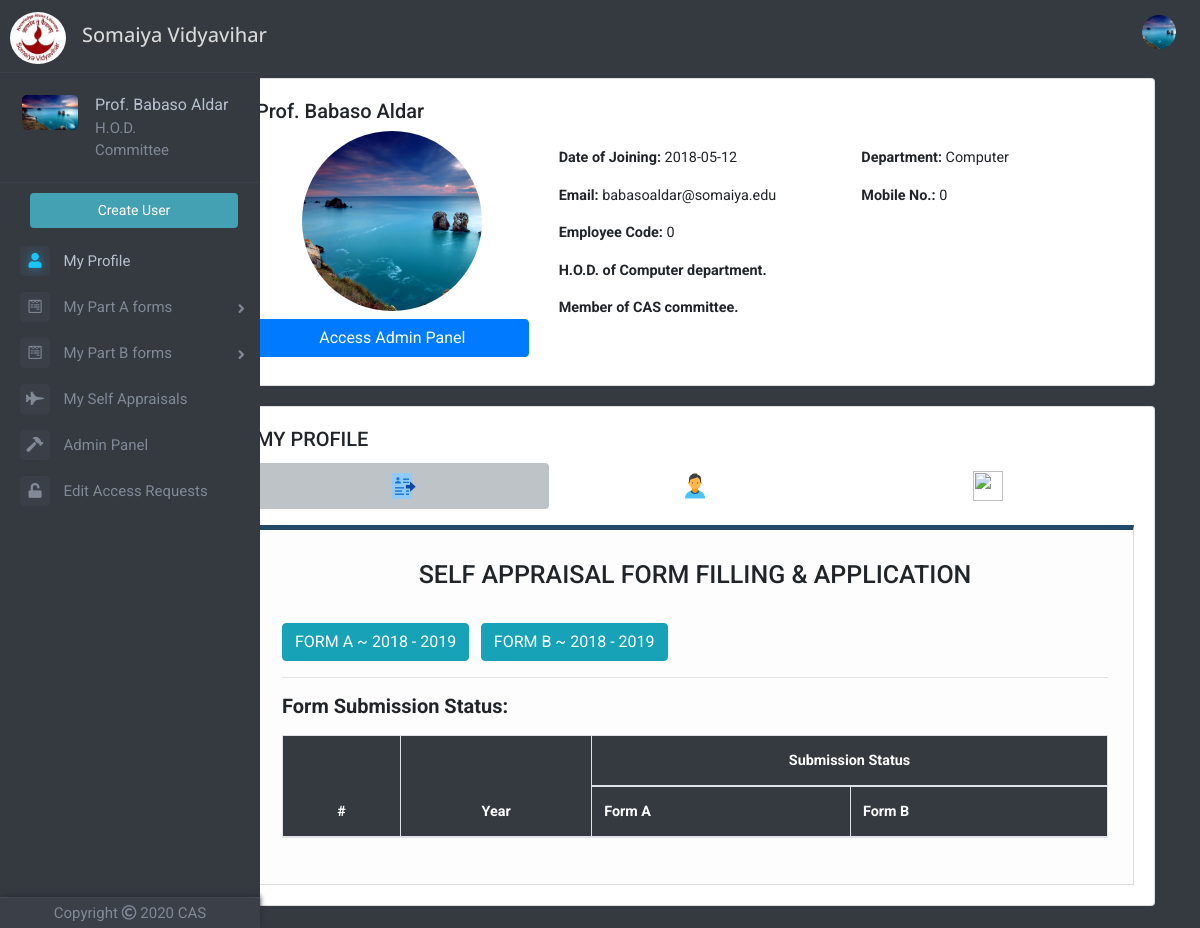
The page /userprofile.php (signed in) on the database its author committed.
### tables this page shows
CREATE TABLE `faculty_table` (
  `id` int(11) NOT NULL,
  `faculty_name` varchar(100) NOT NULL,
  `email` varchar(50) NOT NULL,
  `password` varchar(256) NOT NULL,
  `ecode` varchar(200) NOT NULL,
  `date_of_joining` date NOT NULL,
  `department` varchar(50) NOT NULL,
  `mobileno` bigint(11) NOT NULL DEFAULT '0',
  `profilePicLocation` varchar(100) NOT NULL DEFAULT 'defaults/default_userprofile_pic.png',
  `faculty` int(11) NOT NULL DEFAULT '0',
  `hod` int(11) NOT NULL DEFAULT '0',
  `committee` int(11) NOT NULL DEFAULT '0',
  `principal` int(11) NOT NULL DEFAULT '0',
  `admin` int(11) NOT NULL DEFAULT '0'
);

### userprofile.php (the view, shortened to what this page needs)
<?php
if(!isset($_SESSION['id']))
{
	header("LOCATION: index.php");
}
else
{
include 'dbh.php';
$userId=mysqli_real_escape_string($conn,$_SESSION['id']);
$sql="SELECT email, faculty_name, date_of_joining, department, ecode, mobileno, profilePicLocation, hod, committee, principal, admin FROM faculty_table WHERE id='$userId'";
$result=mysqli_query($conn,$sql);
$row=mysqli_fetch_assoc($result);
$email=$row['email'];
$date_of_joining=$row['date_of_joining'];
$department=$row['department'];
$ecode=$row['ecode'];
$mobileno=$row['mobileno'];
$profilePicLocation=$row['profilePicLocation'];
$principal=$row['principal'];
include 'top.php';
include 'left-nav.php';
	?>
	<div class="container" style="margin-top: 8px">
    <div class="row justify-content-center">
    <div class="col offset-md-2">
				<div class="card userprofile-card">
			      	<div class="card-body">
			      		<div class="row">
			      			<div class="col-md-11 col-sm-10 col-xs-9">
			      				<h5><?php echo $faculty_name; ?></h5>
			      			</div>
			      		</div>
			        	<div class="row">
			        		<div class="col-md-4">
			        			<img class="img-responsive" src="<?php echo $profilePicLocation; ?>" width="180px" height="180px" style="overflow: hidden;border-radius: 50%;display:block;margin:0 auto;object-fit: cover;">
			        			<?php
			        			if($admin==1)
			        			{
			        				?>
			        				<a class="btn btn-primary my-2" href="adminpanel.php" style="display:block;margin:0 auto">Access Admin Panel</a>
			        				<?php
			        			}
			        			?>
			        		</div>
			        		<div class="col-md-4">
			        			<p class="card-text" style="margin-top:1rem"><b>Date of Joining:</b> <?php echo $date_of_joining; ?></p>
			        			<p class="card-text"><b>Email:</b> <?php echo $email; ?></p>
			        			<p class="card-text"><b>Employee Code:</b> <?php echo $ecode; ?></p>
			        			<?php
			        			if($hod==1)
			        			{
			        				?>
			        				<p class="card-text"><b>H.O.D. of <?php echo $department; ?> department.</b></p>
			        				<?php
			        			}
			        			if($committee==1)
			        			{
			        				?>
			        				<p class="card-text"><b>Member of CAS committee.</b></p>
			        				<?php
			        			}
			        			?>
			        		</div>
			        		<div class="col-md-4">
			        			<p class="card-text" style="margin-top:1rem"><b>Department:</b> <?php echo $department; ?></p>
			        			<p class="card-text"><b>Mobile No.:</b> <?php echo $mobileno; ?></p>
			        		</div>
			        	</div>
			      	</div>
			    </div>
			    <div class="card userprofile-card">
			      	<div class="card-body">
			        	<h5 class="card-title">MY PROFILE</h5>
			        	<ul class="nav nav-pills mb-3 justify-content-center nav-fill" id="pills-tab" role="tablist">
						  	<li class="nav-item">
						    	<a class="nav-link active" id="pills-apply-tab" data-toggle="pill" href="#pills-apply" role="tab" aria-controls="pills-apply" aria-selected="true"><img src="apply.png" style="width:30px;height:30px"></a>
						  	</li>
						  	<?php
							if($hod==1)
							{
							?>
						  	<li class="nav-item">
						    	<a class="nav-link" id="pills-profile-tab" data-toggle="pill" href="#pills-profile" role="tab" aria-controls="pills-profile" aria-selected="false"><img src="profile.png" style="width:30px;height:30px"></a>
						  	</li>
						  	<?php
						  	}
						  	?>
						  	<?php
							if($committee==1 || $principal==1)
							{
							?>
						  	<li class="nav-item">
						    	<a class="nav-link" id="pills-all-faculty-tab" data-toggle="pill" href="#pills-all-faculty" role="tab" aria-controls="pills-all-faculty" aria-selected="false"><img src="all-profile.png" style="width:30px;height:30px"></a>
						  	</li>
							<?php
							}
							?>
						</ul>
						<div class="tab-content" id="pills-tabContent">
					  		<div class="tab-pane fade show active" id="pills-apply" role="tabpanel" aria-labelledby="pills-apply-tab">
					  			<h3 class="text-center">SELF APPRAISAL FORM FILLING & APPLICATION</h3><br>
					  			<p>
								  	<a href="partA.php?id=<?php echo $userId; ?>&year=2019"><button class="btn btn-info" type="button">
								    FORM A ~ 2018 - 2019
								  	</button></a>
								  	<a href="partB.php?id=<?php echo $userId; ?>&year=2019"><button class="btn btn-info ml-2" type="button">
									FORM B ~ 2018 - 2019
									</button></a>
								</p>
								<hr>
								<p style="font-size:20px"><b>Form Submission Status:</b></p>
								<table class="table table-bordered" style="background-color: white">
									<thead style="color: white">
										<tr>
											<th scope="col" rowspan="2" style="background-color: #343a40;text-align: center">#</th>
											<th scope="col" rowspan="2" style="background-color: #343a40;text-align: center">Year</th>
											<th scope="col" colspan="2" style="background-color: #343a40;text-align: center">Submission Status</th>
										</tr>
										<tr>
									    	<th scope="col"style="background-color: #343a40">Form A</th>
									    	<th scope="col"style="background-color: #343a40">Form B</th>
									    </tr>
									</thead>
								</table>
					  		</div>
						</div>
			      	</div>
			    </div>
			</div>
		</div>
	<br>
</div>
</div>
</body>
</html>
<?php
}
?>

### top.php (shortened to what this page needs)
<!DOCTYPE html>
<html>
<head>
	<link rel="stylesheet" href="https://maxcdn.bootstrapcdn.com/bootstrap/4.1.3/css/bootstrap.min.css">
	<link href="https://stackpath.bootstrapcdn.com/font-awesome/4.7.0/css/font-awesome.min.css" rel="stylesheet">
	<link href="//netdna.bootstrapcdn.com/font-awesome/4.1.0/css/font-awesome.min.css" rel="stylesheet">
	<link rel="stylesheet" type="text/css" href="Frontend/global.css">
	<link rel="stylesheet" href="https://cdnjs.cloudflare.com/ajax/libs/animate.css/3.7.0/animate.min.css">
	<link rel="stylesheet" href="https://use.fontawesome.com/releases/v5.6.3/css/all.css">
</head>
<body>
		<nav class="navbar navbar-expand-lg sticky-top navbar-dark bg-dark" style="height: 50px">
	  	<a class="navbar-brand" href="index.php"><img src="img\logo1.jpg" style="width: 56px;height: 52px;margin-left: -6px;border-radius: 50%;margin-top: 26px"></a>
	  	<h3 class="text-left index-h1" style="font-size: 20px;margin-top: 27px">Somaiya Vidyavihar</h3>
	  	<div class="collapse navbar-collapse" id="navbarSupportedContent">
		    <ul class="navbar-nav ml-auto">
		      	<?php
		      	if(!isset($_SESSION['id']))
		      	{
			      	?>
			      	<li class="nav-item">
			        	<a class="nav-link" href="index.php">Sign Up | Sign In</a>
			      	</li>
			      	<?php
			    }
			    else
			    {
			    	?>
			      	<li class="nav-item dropdown">
				        <img class="nav-link dropdown-toggle" src="<?php echo $profilePicLocation; ?>" width="50px" height="50px" style="overflow: hidden;border-radius: 50%;display:block;margin:0 auto;object-fit: cover;cursor: pointer;margin-top: 13px" id="navbarDropdown" role="button" data-toggle="dropdown" aria-haspopup="true" aria-expanded="false">
			      	</li>
			      	<?php
		      	}
		      	?>
		    </ul>
	  	</div>
	</nav>

### left-nav.php (shortened to what this page needs)
<?php
$uid=mysqli_real_escape_string($conn,$_SESSION['id']);
$sqlp="SELECT profilePicLocation, faculty_name, admin, hod, committee FROM faculty_table WHERE id='$uid'";
$resultp=mysqli_query($conn,$sqlp);
$rowp=mysqli_fetch_assoc($resultp);
$profilePicLocation=$rowp['profilePicLocation'];
$faculty_name=$rowp['faculty_name'];
$hod=$rowp['hod'];
$committee=$rowp['committee'];
$admin=$rowp['admin'];
?>
<div class="page-wrapper chiller-theme toggled">
	<nav id="sidebar" class="sidebar-wrapper sm-hidden">
		<div class="sidebar-content">
			<div class="sidebar-brand">
				<div id="close-sidebar">
				</div>
			</div><br>
			<div class="sidebar-header">
				<div class="user-pic">
					<img class="img-responsive img-rounded" src="<?php echo $profilePicLocation; ?>"
						alt="User picture">
				</div>
				<div class="user-info">
					<span class="user-name" style="font-size: 16px">
						<?php echo $faculty_name; ?>
					</span>
					<?php
					if($hod==1)
					{
						?>
						<span class="user-role" style="font-size: 15px">H.O.D.</span>
				 		<?php
				 	}
				 	if($committee==1)
					{
						?>
						<span class="user-role" style="font-size: 15px">Committee</span>
				 		<?php
				 	}
				 	?>
				</div>
			</div>
			<?php
			$currentyear=date("Y");
			if(date("m")>=7)
		    {
		    	$currentyear+=1;
		    }
			?>
			<div class="sidebar-menu">
				<ul>
					<?php
					if($admin==1)
					{
						?>
							<a href="createuser.php"><input type="submit" name="submit" value="Create User" class="btn create-user-admin" /></a>
						<?php
					}
					?>
					<li class="sidebar-dropdown active">
						<a href="userprofile.php">
							<i class="fas fa-user" style="font-size: 15px"></i>
							<span style="font-size: 15px">My Profile</span>
						</a>
					</li>
					<li class="sidebar-dropdown dropdown-arrow">
						<a>
							<i class="fab fa-wpforms" style="font-size: 15px"></i>
							<span style="font-size: 15px;cursor:pointer">My Part A forms</span>
						</a>
					</li>
					<li class="sidebar-dropdown dropdown-arrow">
						<a>
							<i class="fab fa-wpforms" style="font-size: 15px"></i>
							<span style="font-size: 15px;cursor:pointer">My Part B forms</span>
						</a>
					</li>
					<li class="sidebar-dropdown">
						<a href="self-appraisals.php?id=<?php echo $_SESSION['id']; ?>">
							<i class="fas fa-fighter-jet" style="font-size: 15px"></i>
							<span style="font-size: 15px">My Self Appraisals</span>
						</a>
					</li>
					<?php
					if($admin==1)
					{
						?>
						<li class="sidebar-dropdown">
							<a href="adminpanel.php">
								<i class="fas fa-hammer" style="font-size: 15px"></i>
								<span style="font-size: 15px">Admin Panel</span>
							</a>
						</li>
						<?php
					}
					if($admin==1 || $hod==1 || $committee==1)
					{
						?>
						<li class="sidebar-dropdown">
							<a href="request-edit-access-panel.php">
								<i class="fas fa-unlock" style="font-size: 15px"></i>
								<span style="font-size: 15px">Edit Access Requests</span>
							</a>
						</li>
						<?php
					}
					?>
				</ul>
			</div>
		</div>
		<div class="sidebar-footer">
			<a>
				<p style="font-size: 15px">Copyright  <i class="far fa-copyright"></i>  <?php echo $currentyear; ?>  CAS</p>
			</a>
		</div>
	</nav>

### rows shown on the page
faculty_table: profilePicLocation (picture), faculty_name "Prof. Babaso Aldar", date_of_joining "2018-05-12", email "babasoaldar@somaiya.edu", ecode "0", department "Computer", mobileno "0"

### other values the page prints
$currentyear "2020"
